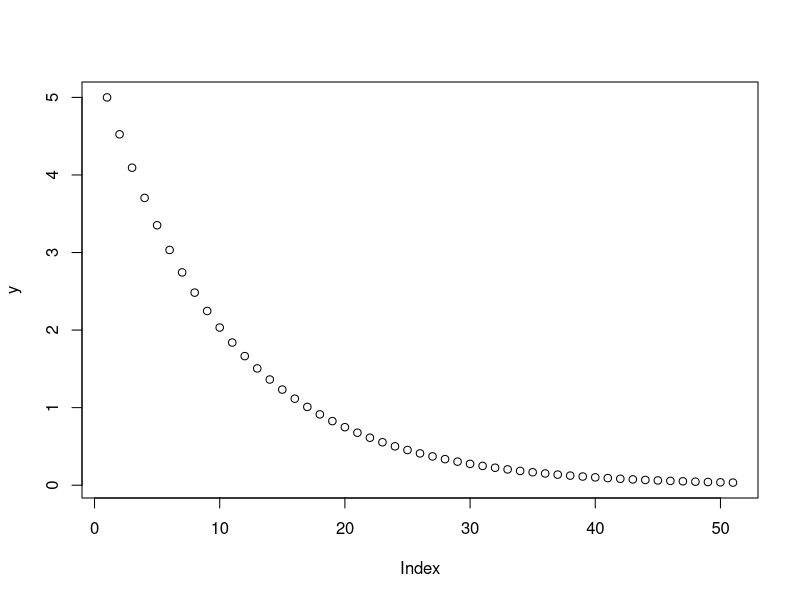
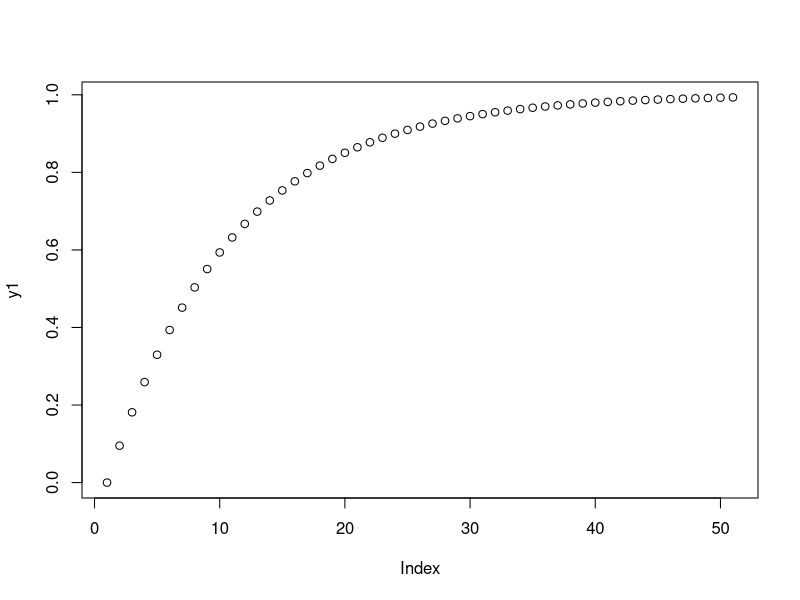
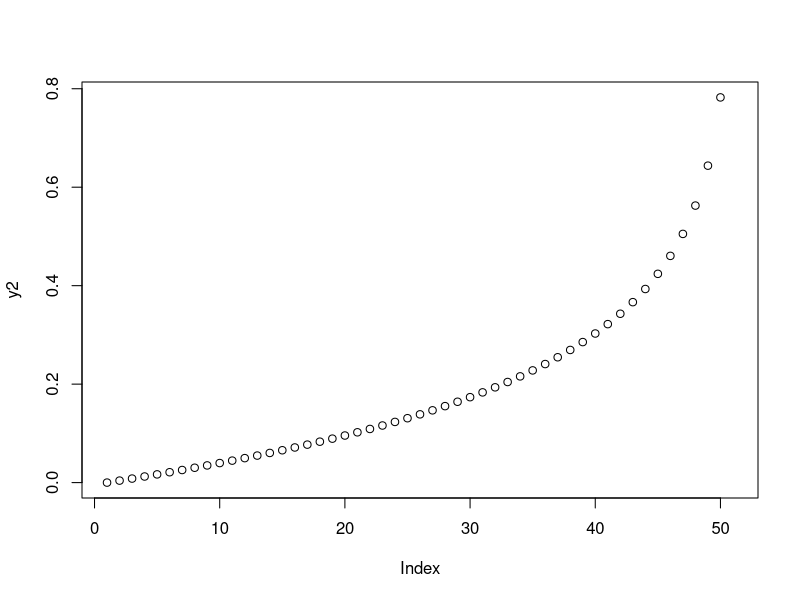
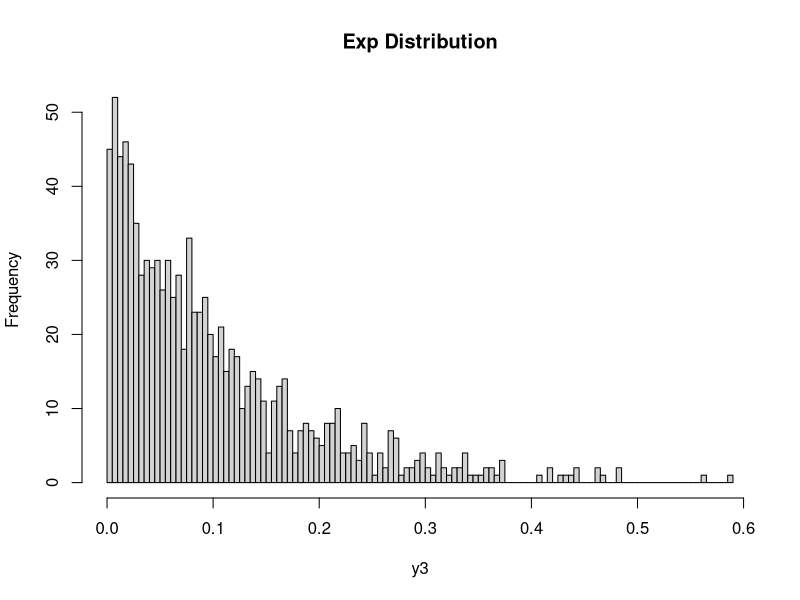

Write R code to recreate these figures, in order.
## ---- chunk 1
x <- seq(0, 1, by = 0.02) 
y <- dexp(x, rate = 5)
plot(y)
## ---- chunk 2
x1 <- seq(0, 1, by = 0.02) 
y1 <- pexp(x1, rate = 5)
plot(y1)
## ---- chunk 3
x2 <- seq(0, 1, by = 0.02) 
y2 <- qexp(x2, rate = 5)
plot(y2)
## ---- chunk 4
y3 <- rexp(1000, rate = 10)                        # Draw N exp distributed values
y3     

 # Plot of randomly drawn exp density
hist(y3, breaks = 100, main = "Exp Distribution")             

